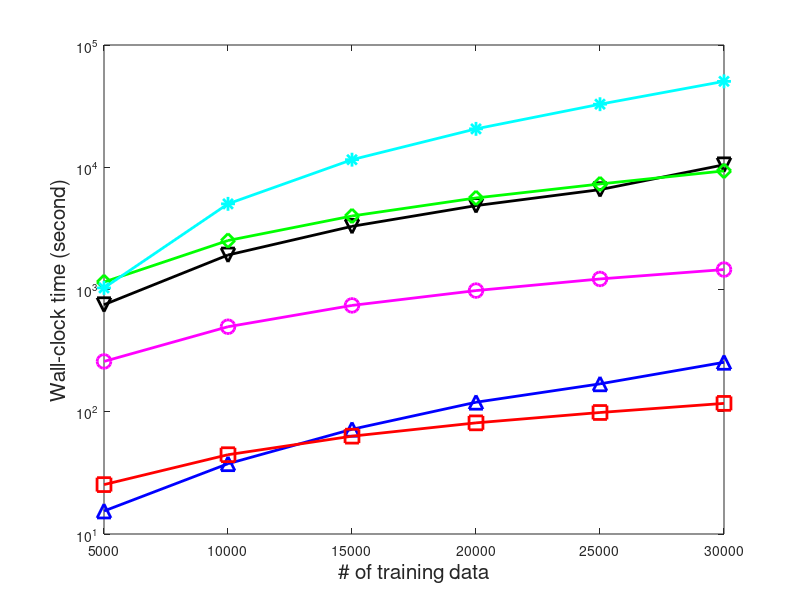

Here is the MATLAB script that generated this plot: (Note: this script raises an error after producing the figure.)
X=[5000 10000 15000 20000 25000 30000];
Y=[15.4170 37.5725 71.8950 119.6159 169.1130 253.7316;
    25.3546 44.5316 63.1408 81.1270 98.6076 117.0602;
    751 1915 3287 4855 6560 10472;
    1151 2516 3993 5609 7297 9337;
    1030 5020 11533 20610 32784 50413;
    258 496 741 980 1220 1456];

figure('units','normalized','position',[0.1,0.4,0.4,0.5]);
%grid on;
hold on;

plot(X,Y(1,:),'b^-','linewidth',2,'markersize',10);
plot(X,Y(2,:),'rs-','linewidth',2,'markersize',10);
plot(X,Y(3,:),'kv-','linewidth',2,'markersize',10);
plot(X,Y(4,:),'gd-','linewidth',2,'markersize',10);
plot(X,Y(5,:),'c*-','linewidth',2,'markersize',10);
plot(X,Y(6,:),'mo-','linewidth',2,'markersize',10);

set(gca,'XTickLabel',X);
set(gca,'yscale','log');

box on;

set(gca,'YMinorTick','off');

xlabel('# of training data','fontsize',15);
ylabel('Wall-clock time (second)','fontsize',15);

legend('MATAR','MATAR-fast','SVMSim','TagCombine','MLKNN','LDASim',0);

set(legend,'fontweight','bold');
